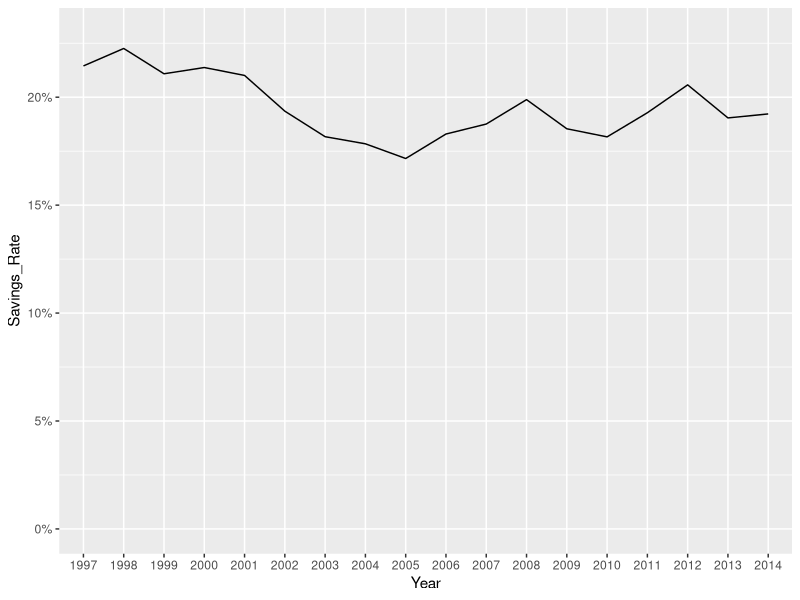
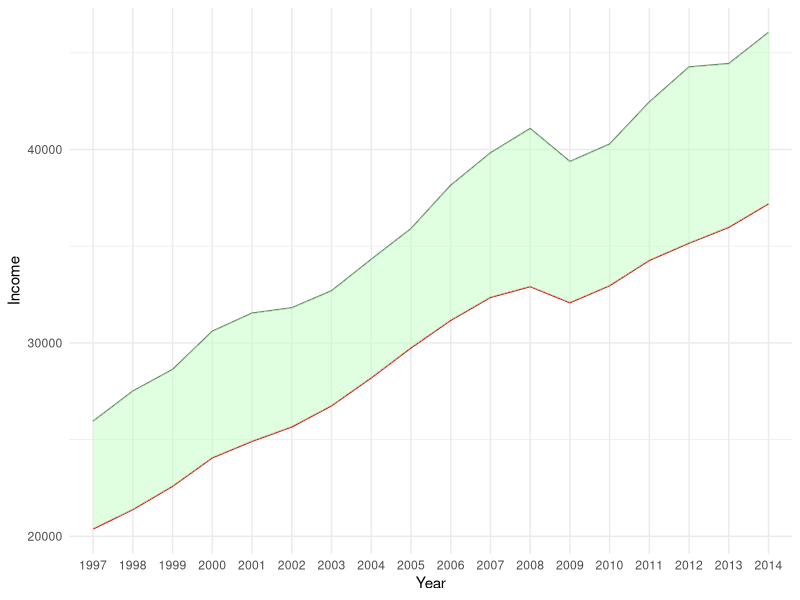
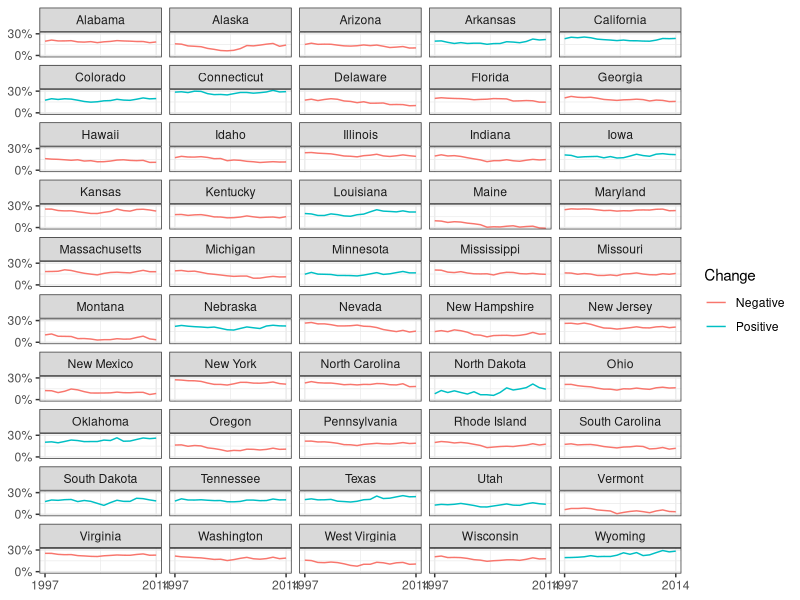
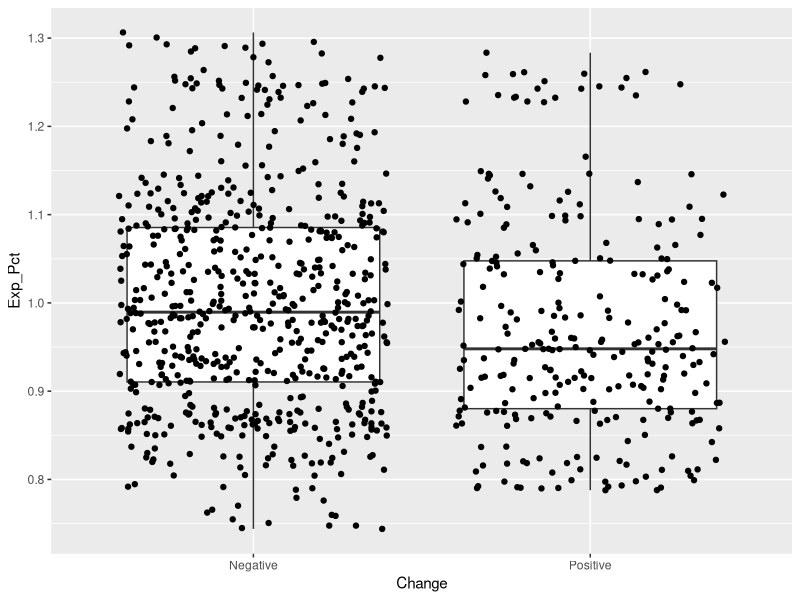

Recreate these plots in R, in order.
# data is from http://www.bea.gov/regional/downloadzip.cfm

# packages used
library(readr)
library(tidyr)
library(dplyr)
library(ggplot2)


pce <- read_csv("state per capita expenditures.csv")
pci <- read_csv("state per capita income.csv")

######################
# U.S. level savings #
######################
# create tidy national-level expenditures
pce_us <- pce %>%
  filter(Description == "Personal consumption expenditures",
         GeoName == "United States") %>%
  gather(Year, Expenditures, `1997`:`2014`) %>%
  select(Year, Expenditures)

# create tidy national-level incomes
pci_us <- pci %>%
  filter(Description == "Per capita personal income (dollars) 2/",
         GeoName == "United States") %>%
  gather(Year, Income, `1997`:`2015`) %>%
  select(Year, Income)

# join income and expenditure data and calculate savings
savings_us <- pce_us %>% 
  left_join(pci_us) %>%
  mutate(Savings = Income - Expenditures,
         Savings_Rate = Savings / Income)

# visualize savings rate from 1997-2014
ggplot(savings_us, aes(Year, Savings_Rate, group = 1)) +
  geom_line() +
  scale_y_continuous(labels = scales::percent, limits = c(0, .23))

# ribbon visualization
ggplot(savings_us, aes(Year)) +
  geom_line(aes(y = Income, group = 1), color = "darkseagreen4") +
  geom_line(aes(y = Expenditures, group = 1), color = "firebrick3") +
  geom_ribbon(aes(ymin = Expenditures, ymax = Income, group = 1), fill = "darkseagreen1", alpha = .5) +
  theme_minimal()


#######################
# state level savings #
#######################
# create tidy state-level expenditures
pce_state <- pce %>%
  slice(25:1248) %>%
  filter(Description == "Personal consumption expenditures") %>%
  gather(Year, Expenditures, `1997`:`2014`) %>%
  select(GeoName, Year, Expenditures)

# create tidy state-level incomes
pci_state <- pci %>%
  slice(4:156) %>%
  filter(Description == "Per capita personal income (dollars) 2/") %>%
  gather(Year, Income, `1997`:`2014`) %>%
  select(GeoName, Year, Income)

# create tidy state-level savings
savings_state <- pce_state %>%
  left_join(pci_state) %>%
  mutate(Savings = Income - Expenditures,
         Savings_Rate = Savings / Income, 
         Year = as.numeric(Year)) %>%
  filter(GeoName != "District of Columbia")

# top 10 savers in 2014
savings_state %>% 
  filter(Year == 2014) %>% 
  arrange(desc(Savings_Rate))

# bottom 10 savers in 2014
savings_state %>% 
  filter(Year == 2014) %>% 
  arrange(Savings_Rate)

# top 10 average savers (1997-2014)
savings_state %>%
  group_by(GeoName) %>%
  summarise(Avg_Rate = mean(Savings_Rate)) %>%
  arrange(desc(Avg_Rate))

# bottom 10 average savers (1997-2014)
savings_state %>%
  group_by(GeoName) %>%
  summarise(Avg_Rate = mean(Savings_Rate)) %>%
  arrange(Avg_Rate)

# color by positive vs negative trend
savings_state <- savings_state %>% 
  group_by(GeoName) %>% 
  slice(c(1, 18)) %>% 
  select(GeoName, Year, Savings_Rate) %>% 
  spread(Year, Savings_Rate) %>% 
  mutate(Change = ifelse(`1997` < `2014`, "Positive", "Negative")) %>% 
  select(GeoName, Change) %>%
  right_join(savings_state)

ggplot(savings_state, aes(Year, Savings_Rate)) +
  geom_line(aes(group = GeoName, color = Change)) +
  facet_wrap(~ GeoName, ncol = 5) +
  scale_x_continuous(breaks = c(1997, 2014)) +
  scale_y_continuous(labels = scales::percent, breaks = c(0, .3)) +
  xlab(NULL) +
  ylab(NULL) +
  theme_bw() 

# need to figure out how to add background lines to each facet


# rank-order by savings rate growth since 1997
savings_state %>% 
  group_by(GeoName) %>% 
  slice(c(1, 18)) %>% 
  select(GeoName, Year, Savings_Rate) %>% 
  spread(Year, Savings_Rate) %>% 
  mutate(Diff = `2014` - `1997`, 
         Change = ifelse(`1997` < `2014`, "Positive", "Negative")) %>% 
  arrange(Diff)


# t-test for differences in savings rate for positive vs. negative trend states
t.test(Savings_Rate ~ Change, data = (savings_state))
wilcox.test(Savings_Rate ~ Change, data = (savings_state))


# so the next question is, what's driving the difference between the high and 
# low savers? We can first check if there is a difference between the incomes and
# consumption of the increasing states (15 states) versus decreasing states (35)

# create percent 
pce_us <- pce %>%
  slice(1) %>%
  gather(Year, US_Expenditures, `1997`:`2014`) %>%
  select(Year, US_Expenditures) %>%
  mutate(Year = as.numeric(Year))

pci_us <- pci %>%
  slice(3) %>%
  gather(Year, US_Income, `1997`:`2014`) %>%
  select(Year, US_Income) %>%
  mutate(Year = as.numeric(Year))

pcts <- savings_state %>%
  left_join(pce_us, by = "Year") %>%
  left_join(pci_us, by = "Year") %>%
  mutate(Exp_Pct = Expenditures / US_Expenditures,
         Inc_Pct = Income / US_Income) %>%
  select(-c(Expenditures:Savings_Rate))

# t-test shows their is a difference between expenses but not incomes
t.test(Inc_Pct ~ Change, data = pcts)

ggplot(pcts, aes(Change, Exp_Pct)) +
  geom_boxplot() +
  geom_jitter()

